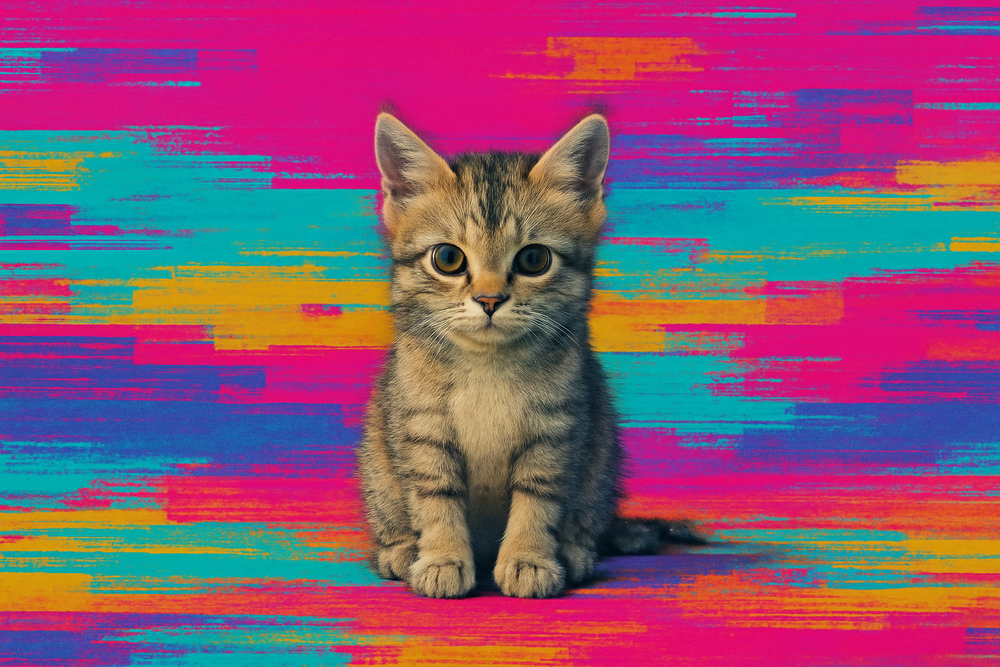
#> input picture generated-image.png, 1000 x 667 px, shrunk from 1536 x 1024 before the run
$ python -i glitch_effects.py   (imports and definitions only)
#> lines starting #> are read from the running program, lines starting #| are printed output that depends on the picture
#> further down, picture is the input picture: PIL image 1000x667 RGB; mean R, G, B 140.6, 81.9, 115.1
import numpy as np
from PIL import Image
import random

class GlitchEffects:

    # [17 lines left out: function pixel_sort, not called in this run]

    @staticmethod
    def channel_shift(image, shift_amount=10):
        """Shift RGB channels independently."""
#> called with shift_amount = 10
        if image.mode != 'RGB':
            image = image.convert('RGB')

        r, g, b = image.split()
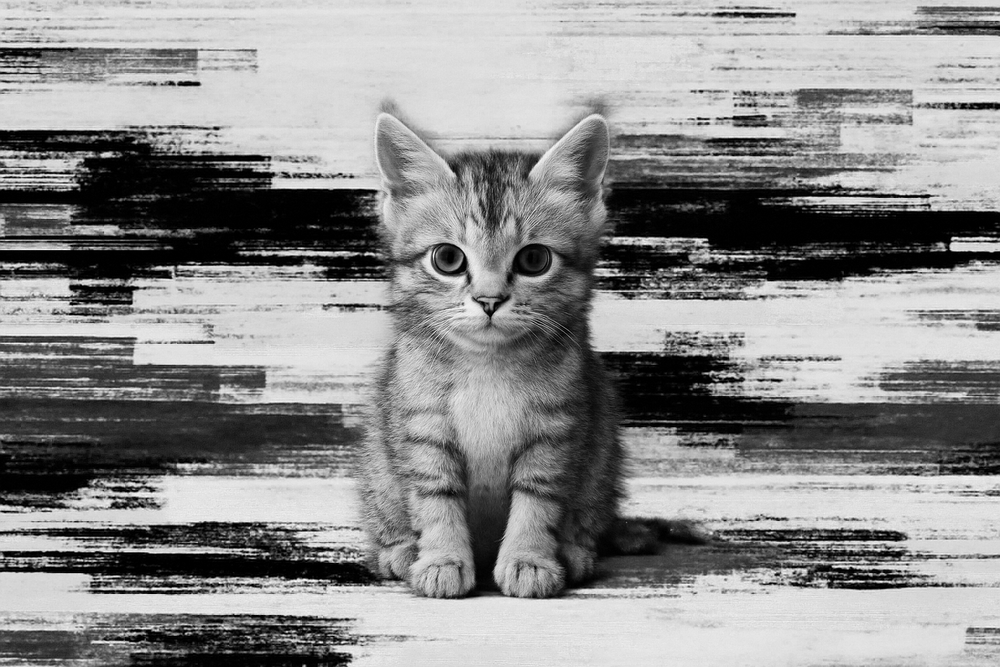
#> r: PIL image 1000x667 L; min 0, max 255, mean 140.6
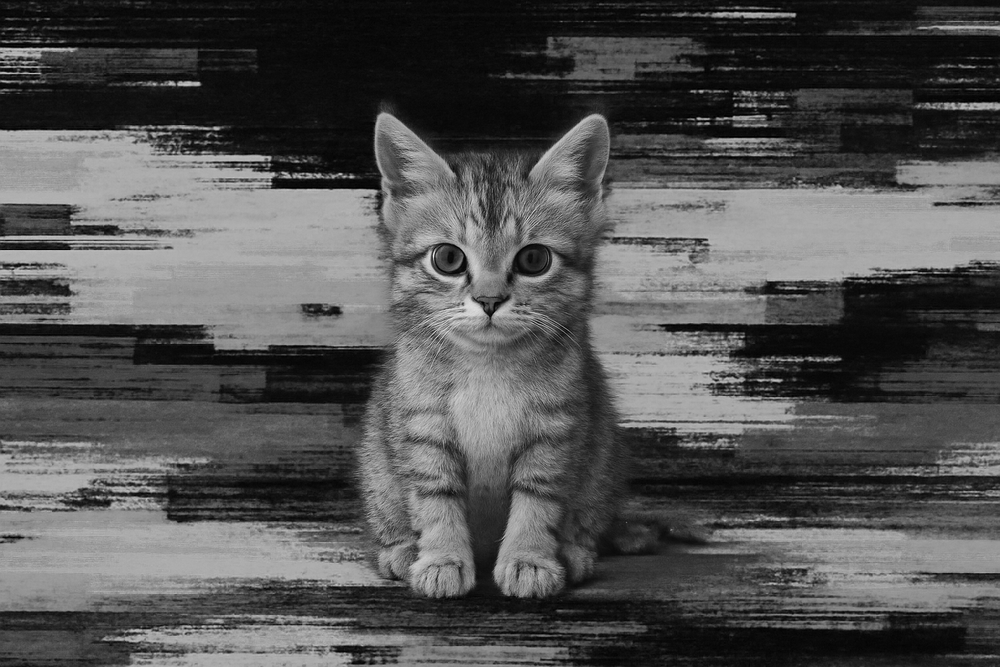
#> g: PIL image 1000x667 L; min 0, max 238, mean 81.9
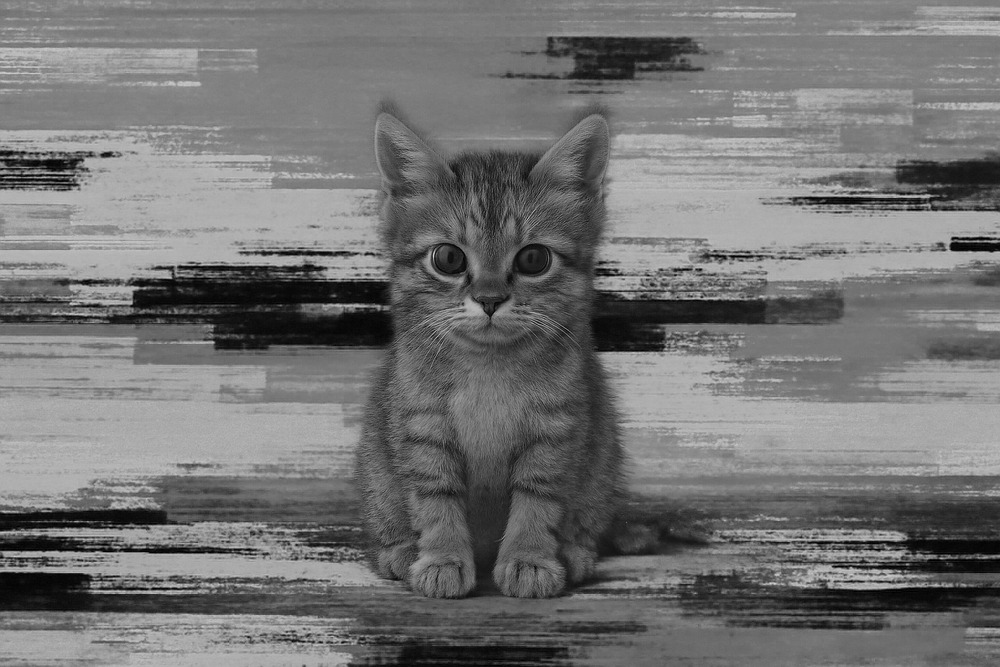
#> b: PIL image 1000x667 L; min 0, max 216, mean 115.1

        # Convert to numpy for shifting
        r_array = np.array(r)
        g_array = np.array(g)
        b_array = np.array(b)

        # Shift channels
        r_shifted = np.roll(r_array, shift_amount, axis=1)
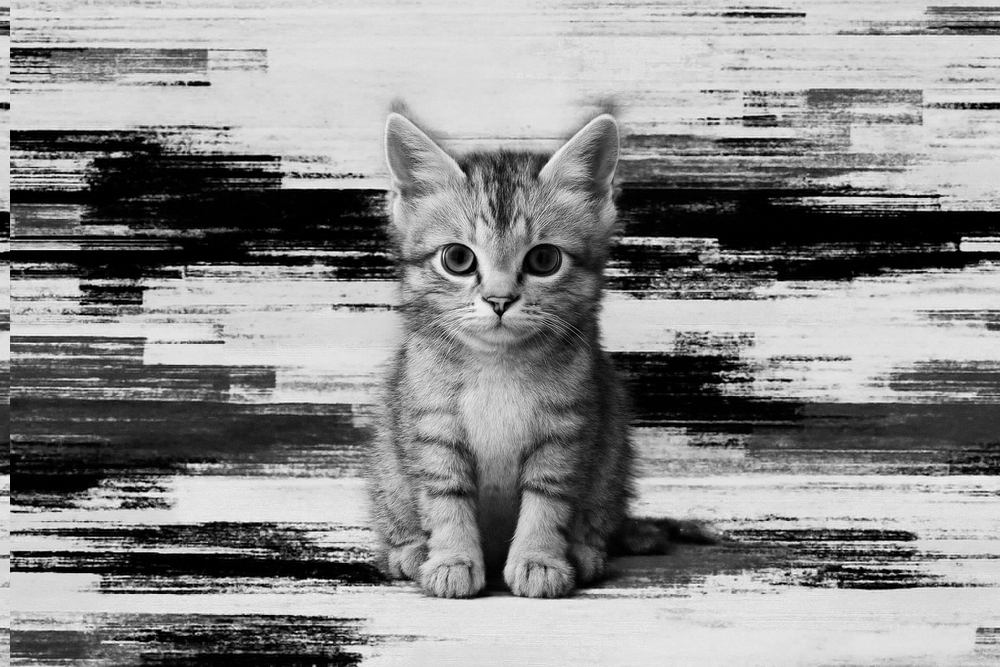
#> r_shifted: shape (667, 1000); min 0, max 255, mean 140.6
        g_shifted = np.roll(g_array, -shift_amount//2, axis=0)
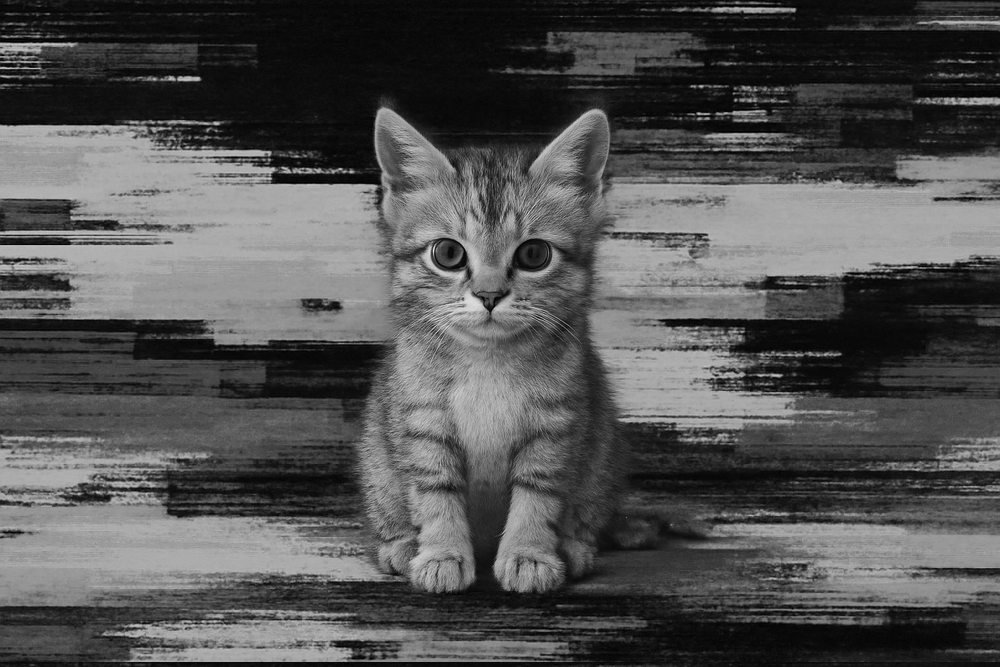
#> g_shifted: shape (667, 1000); min 0, max 238, mean 81.9
        b_shifted = np.roll(b_array, shift_amount//3, axis=1)
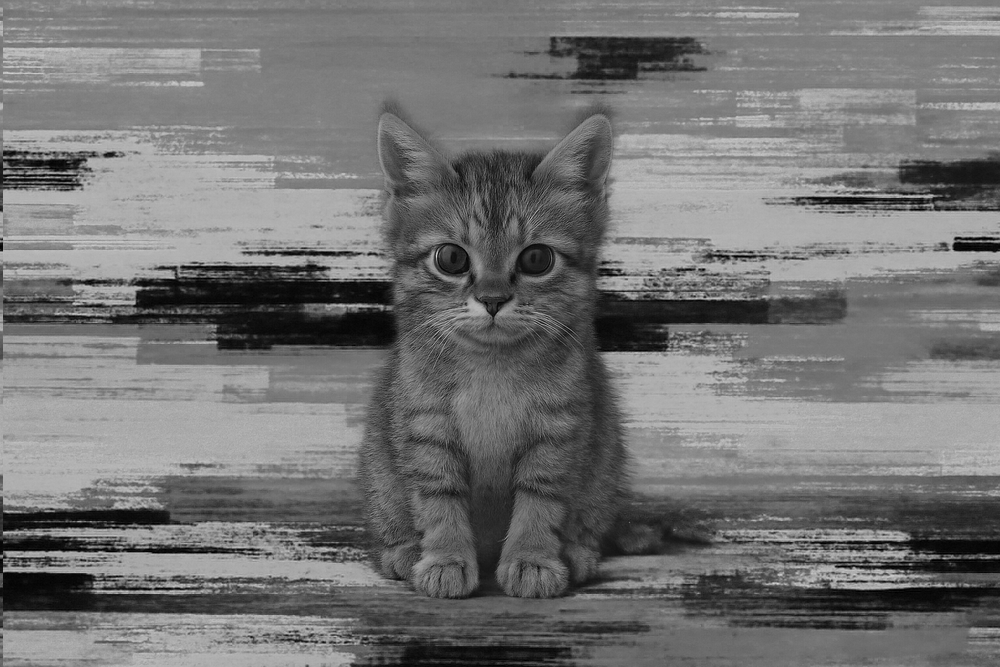
#> b_shifted: shape (667, 1000); min 0, max 216, mean 115.1

        # Merge back
        shifted_image = Image.merge('RGB', (
            Image.fromarray(r_shifted),
            Image.fromarray(g_shifted),
            Image.fromarray(b_shifted)
        ))
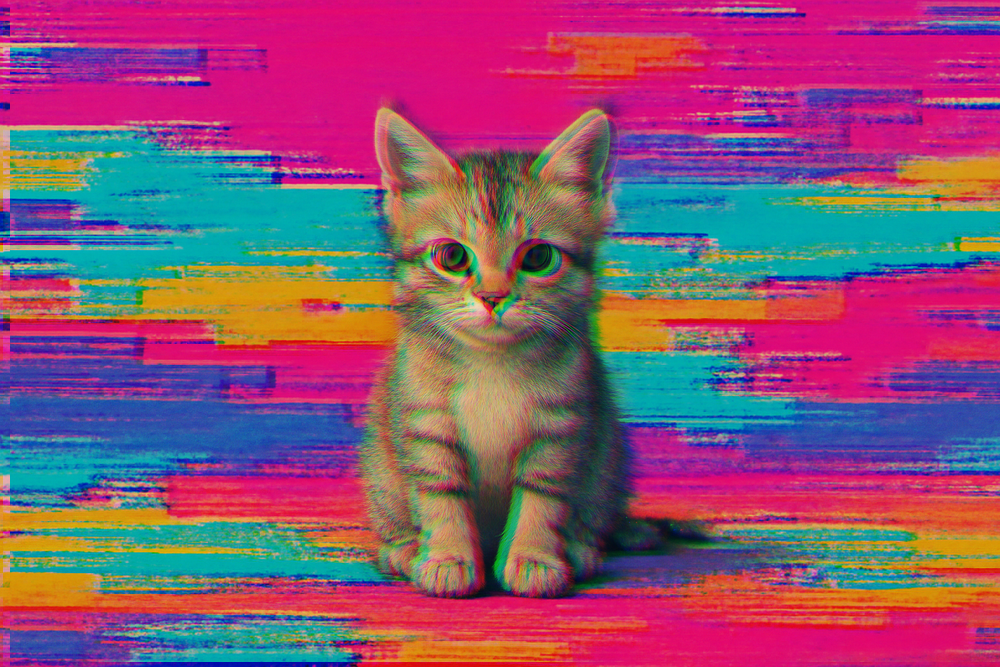
#> shifted_image: PIL image 1000x667 RGB; mean R, G, B 140.6, 81.9, 115.1

        return shifted_image

    # [57 lines left out: functions random_noise, data_corruption, scanline_effect, not called in this run]

>>> from PIL import Image
>>> picture = Image.open('generated-image.png')
>>> result = GlitchEffects().channel_shift(picture)
